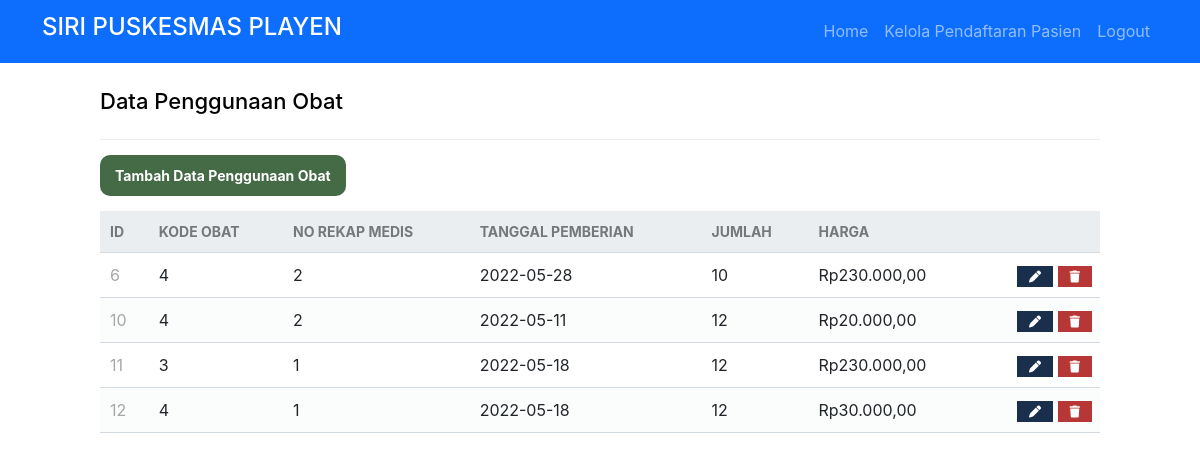
Page /perawat/penggunaanObat/read.php (signed in) on the committed database.
### tables this page shows
CREATE TABLE `penggunaan_obat` (
  `id_penggunaan_obat` int(11) NOT NULL,
  `no_rekap_medis` int(255) NOT NULL,
  `tanggal_pemberian` date NOT NULL,
  `kd_obat` int(11) NOT NULL,
  `jumlah` int(100) NOT NULL,
  `harga` int(100) NOT NULL
);

### db/func.php (called while the page is built, shortened)
<?php
function rupiah($angka){
    $hasil = "Rp" . number_format($angka, '2', ',', '.');
    return $hasil;
}
?>

### perawat/penggunaanObat/read.php (the view, shortened to what this page needs)
<?php
if ($_SESSION['username'] == '') {
	echo "<script>
    alert('Anda Harus Login terlebih dahulu');
    window.location.href='./auth/fmasuk.php';
    </script>";
} else {
?>
	<!DOCTYPE html>
	<html>
	<head>
		<link href="../../db/style.css" rel="stylesheet" type="text/css">
		<link href="https://cdn.jsdelivr.net/npm/bootstrap@5.2.0-beta1/dist/css/bootstrap.min.css" rel="stylesheet">
	</head>
	<body>
		<nav class="navbar navbar-expand-sm navbar-dark bg-primary">
			<div class="container">
				<a class="navbar-brand" href="#">
					<h4>SIRI PUSKESMAS PLAYEN </h3>
				</a>
				<ul class="navbar-nav ml-auto mt-2 mt-lg-0 d-flex align-items-center">
					<li class="nav-item">
						<a class="nav-link menu " id="menuHome" href="../../index.php">Home</a>
					</li>
					<?PHP if ($_SESSION['role_id'] == 2) { ?>
						<li class="nav-item">
							<a class="nav-link menu" id="kelolapasien" href="./administrasi/kelolapasien.php"><i class=""></i>Kelola Pendaftaran Pasien</a>
						</li>
					<?PHP } ?>
					<li class="nav-item">
						<a class="nav-link menu" id="logout" href="../../auth/sLogout.php"><i class=""></i>Logout</a>
					</li>
				</ul>
			</div>
		</nav>
		<?php
		include("../../db/func.php");
		$pdo = pdo_connect_mysql();
		$page = isset($_GET['page']) && is_numeric($_GET['page']) ? (int)$_GET['page'] : 1;
		$records_per_page = 8;
		$stmt = $pdo->prepare('SELECT * FROM penggunaan_obat ORDER BY id_penggunaan_obat LIMIT :current_page, :record_per_page');
		$stmt->bindValue(':current_page', ($page - 1) * $records_per_page, PDO::PARAM_INT);
		$stmt->bindValue(':record_per_page', $records_per_page, PDO::PARAM_INT);
		$stmt->execute();
		$Penggunaans = $stmt->fetchAll(PDO::FETCH_ASSOC);
		?>
		<div class="content read">
			<h2>Data Penggunaan Obat</h2>
			<a href="./create.php" class="menu create-dokter" id="tambahDokter">Tambah Data Penggunaan Obat</a>
			<table>
				<thead>
					<tr>
						<td>ID</td>
						<td>KODE OBAT</td>
						<td>NO REKAP MEDIS</td>
						<td>TANGGAL PEMBERIAN</td>
						<td>JUMLAH</td>
						<td>HARGA</td>
						<td></td>
					</tr>
				</thead>
				<tbody>
					<?php foreach ($Penggunaans as $penggunaan) : ?>
						<tr>
							<td><?= $penggunaan['id_penggunaan_obat'] ?></td>
							<td><?= $penggunaan['kd_obat'] ?></td>
							<td><?= $penggunaan['no_rekap_medis'] ?></td>
							<td><?= $penggunaan['tanggal_pemberian'] ?></td>
							<td><?= $penggunaan['jumlah'] ?></td>
							<td><?= rupiah($penggunaan['harga']) ?></td>
							<td class="actions">
								<a href="update.php?id_penggunaan_obat=<?= $penggunaan['id_penggunaan_obat'] ?>" class="menu edit" id="edit"><i class="fas fa-pen fa-xs"></i></a>
								<a href="delete.php?id_penggunaan_obat=<?= $penggunaan['id_penggunaan_obat'] ?>" class="menu trash" id="hapus"><i class="fas fa-trash fa-xs"></i></a>
							</td>
						</tr>
					<?php endforeach; ?>
				</tbody>
			</table>
		</div>
	<?php
}
	?>

### db/style.css (style rules this page uses)
* { box-sizing: border-box; font-family: -apple-system, BlinkMacSystemFont, "segoe ui", roboto, oxygen, ubuntu, cantarell, "fira sans", "droid sans", "helvetica neue", Arial, sans-serif; font-size: 16px; -webkit-font-smoothing: antialiased; -moz-osx-font-smoothing: grayscale; }
body { background-color: #FFFFFF; margin: 0; }
.content { width: 1000px; margin: 0 auto; }
.content h2 { margin: 0; padding: 25px 0; font-size: 22px; border-bottom: 1px solid #ebebeb; color: black; }
.read .create-dokter { display: inline-block; text-decoration: none; background-color: #446A46; font-weight: bold; font-size: 14px; color: #FFFFFF; padding: 10px 15px; margin: 15px 0; border-radius: 10px; }
.read table { width: 100%; padding-top: 30px; border-collapse: collapse; }
.read table thead { background-color: #ebeef1; border-bottom: 1px solid #d3dae0; }
.read table thead td { padding: 10px; font-weight: bold; color: #767779; font-size: 14px; }
.read table tbody tr { border-bottom: 1px solid #d3dae0; }
.read table tbody tr:nth-child(even) { background-color: #fbfcfc; }
.read table tbody tr td { padding: 10px; }
.read table tbody tr td:nth-child(1) { color: #a5a7a9; }
.read table tbody tr td.actions { padding: 8px; text-align: right; }
.read table tbody tr td.actions .edit, .read table tbody tr td.actions .trash { display: inline-flex; text-align: right; text-decoration: none; color: #FFFFFF; padding: 10px 12px; }
.read table tbody tr td.actions .trash { background-color: #b73737; }
.read table tbody tr td.actions .edit { background-color: #1A2F4B; }

### rows in the picture
penggunaan_obat: id_penggunaan_obat "6", kd_obat "4", no_rekap_medis "2", tanggal_pemberian "2022-05-28", jumlah "10", harga "Rp230.000,00"
penggunaan_obat: id_penggunaan_obat "10", kd_obat "4", no_rekap_medis "2", tanggal_pemberian "2022-05-11", jumlah "12", harga "Rp20.000,00"
penggunaan_obat: id_penggunaan_obat "11", kd_obat "3", no_rekap_medis "1", tanggal_pemberian "2022-05-18", jumlah "12", harga "Rp230.000,00"
penggunaan_obat: id_penggunaan_obat "12", kd_obat "4", no_rekap_medis "1", tanggal_pemberian "2022-05-18", jumlah "12", harga "Rp30.000,00"
